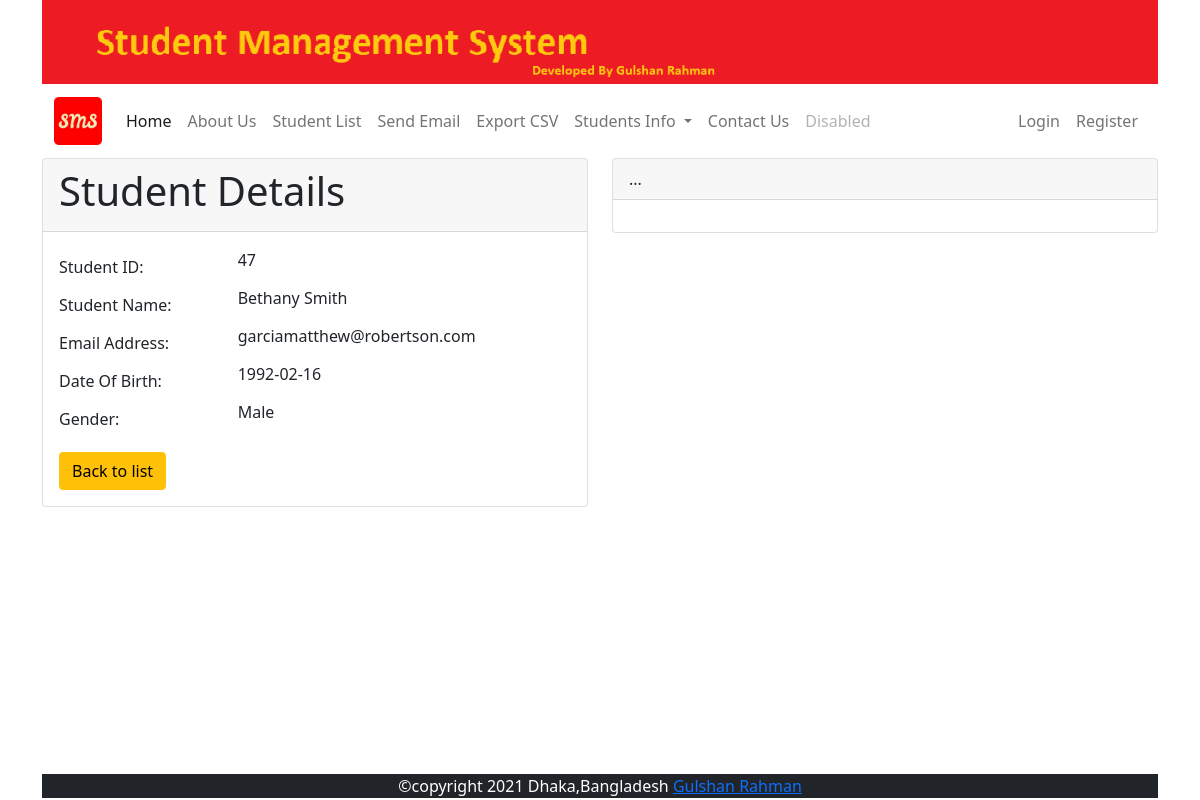
/stud/view/47, run on the app's committed database.
### studentapp/models.py (models this page shows, shortened)
class Student(models.Model):
    GENDER_CHOICES = [('Male','Male'),('Female','Female'),('Other','Other'),]
    name = models.CharField(max_length=100)
    email = models.EmailField(unique=True,blank=True,null=True)
    dob = models.DateField(default=datetime.now,blank=True)
    gender = models.CharField(max_length=6,choices=GENDER_CHOICES,default='Male')

### studentapp/views.py (the view)
# urls.py: path('view/<int:id>', views.details,name='view'),
def details(request, id):
    student = Student.objects.get(pk = id)
    form = StudentForm(request.POST or None, instance=student)
    context = {'title': 'Student Details','form':form, 'student':student}
    return render(request,'stud/view.html',context)

### templates/stud/view.html (shortened to what this page needs)
{% extends 'base.html' %}
{% load static %}
{% block content %}
    <form action="">
        <div class="row">
            <div class="col-sm-6">
                <div class="card">
                   <div class="card-header">
                    <h1>{{ title }}</h1>
                   </div>
                    <div class="card-body">
                        <div class="form-group row">
                            <label class="col-sm-4 col-form-label">Student ID:</label>
                            <div class="col-sm-4">
                                {{ student.id }}
                            </div>
                          </div>
                          <div class="form-group row">
                            <label class="col-sm-4 col-form-label">Student Name:</label>
                            <div class="col-sm-4">
                                {{ student.name }}
                            </div>
                          </div>
                          <div class="form-group row">
                            <label class="col-sm-4 col-form-label">Email Address:</label>
                            <div class="col-sm-6">
                                {{ student.email }}
                            </div>
                          </div>
                          <div class="form-group row">
                            <label class="col-sm-4 col-form-label">Date Of Birth:</label>
                            <div class="col-sm-4">
                                {{ student.dob|date:'Y-m-d' }}
                            </div>
                          </div>
                          <div class="form-group row">
                            <label class="col-sm-4 col-form-label">Gender:</label>
                            <div class="col-sm-4">
                                {{ student.gender }}
                            </div>
                          </div>
                          <div class="form-group row">
                            <label class="col-sm-4 col-form-label"></label>
                            <div class="col-sm-4">
                            </div>
                          </div>
                        <a href="{% url 'list' %}" class="btn btn-warning">Back to list</a>
                    </div>
                  </div>
            </div>
            <div class="col-sm-6">
                <div class="card">
                    <div class="card-header">
                     ...
                    </div>
                     <div class="card-body">
                     </div>
                   </div>
            </div>
        </div>
    </form>
{% endblock content %}

### data on the page
Student: id "47", name "Bethany Smith", email "garciamatthew@robertson.com", dob "1992-02-16", gender "Male"

### other printed values
{{ title }} "Student Details"
